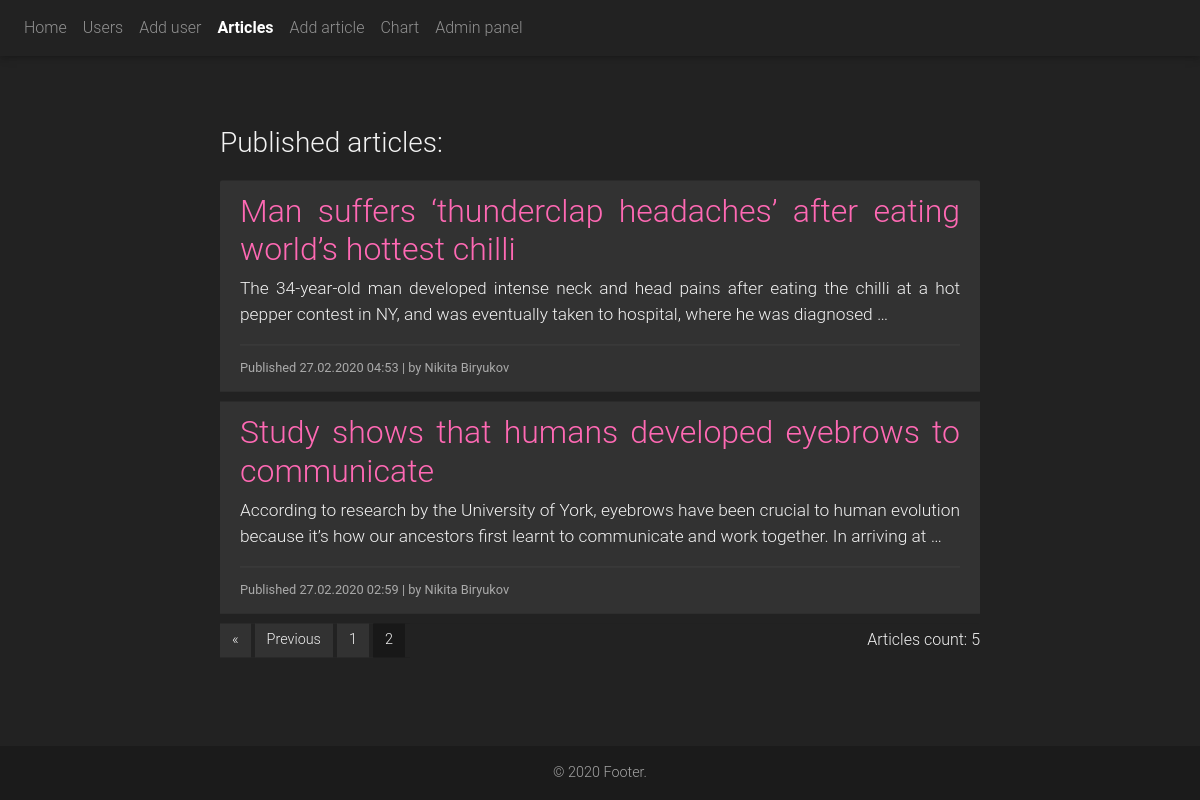
/articles/?page=2, run on the app's committed database.
### main/models.py (models this page shows, shortened)
class Article(models.Model):
    status = (
        ('draft', 'Draft'),
        ('published', 'Published'),
    )
    title = models.CharField(max_length=200, null=True)
    slug = models.SlugField(max_length=250, null=True, blank=True)
    author = models.CharField(max_length=200, null=False, default='Nikita Biryukov')
    body = models.TextField(default='Lorem ipsum dolor sit amet, consectetur adipisicing elit. A culpa et explicabo '
                                    'natus odit quod repellendus saepe. Ab autem corporis deleniti dolore ducimus '
                                    'expedita, impedit, labore recusandae rerum saepe veniam? Amet dicta '
                                    'distinctio earum esse est iure maiores neque nesciunt nulla omnis optio quaerat '
                                    'quis, rerum, sapiente, similique temporibus velit voluptate voluptatem. '
                                    'Consectetur consequuntur corporis natus nulla qui quos, ullam!')
    publish = models.DateTimeField(default=datetime.now())
    created = models.DateTimeField(auto_now_add=True)
    updated = models.DateTimeField(auto_now=True)
    status = models.CharField(max_length=10, choices=status, default='Draft')
    class Meta:
        ordering = ('-publish',)

### main/views.py (the view)
# urls.py: path('articles/', views.article_list, name='article_list'),
def article_list(request):
    articles_list = Article.objects.filter(status='published')
    paginator = Paginator(articles_list, 3)
    articles_count = paginator.count
    page = request.GET.get('page')
    try:
        articles = paginator.page(page)
    except PageNotAnInteger:
        articles = paginator.page(1)
    except EmptyPage:
        articles = paginator.page(paginator.num_pages)
    args = {
        'page': page,
        'articles': articles,
        'articles_count': articles_count
    }
    return render(request, 'html/articles/list.html', args)

### main/templates/html/articles/list.html (shortened to what this page needs)
{% extends 'html/base.html' %}
{% block nav %} {% include 'html/elements/nav.html' with is_articles=True %} {% endblock %}
{% block content %}
    <div class="list-articles">
        <h3>Published articles:</h3>
        <ul class="list-group list-group-flush">
            {% for article in articles %}
                <li class="list-group-item">
                    <h2>
                        <a href="/articles/{{ article.slug }}"> {{ article.title }} </a>
                    </h2>
                    <div class="article-text">
                        {{ article.body|truncatewords:30|linebreaks }}
                    </div>
                    <hr>
                    <small class="date">
                        Published {{ article.publish }} | by {{ article.author }}
                    </small>
                </li>
            {% endfor %}
        </ul>
        {% include 'html/elements/pagination.html' with page=articles %}
    </div>
{% endblock %}

### main/static/css/style.css (style rules this page uses)
* { color: #f3f3f3; margin: 0; padding: 0; box-sizing: border-box; }
body { background-color: #222222; position: relative; padding-bottom: 53px; min-height: 100vh; }
h3 { margin:0 auto 20px 0; }
a { color: hotpink; }
.list-articles { width: 760px; text-align: justify; position: absolute; top: 50%; transform: translateY(-50%); margin: 0 auto; right: 0; left: 0; }
.article-text, .article-text { font-size: 13pt; }
.date { color: #aaa; }
.list-group-item { background-color: #323232; border: 10px solid #222; }
hr { color: #454545; background-color: #454545; margin: 10px 0; }

### data on the page
Article: title "Man suffers ‘thunderclap headaches’ after eating world’s hottest chilli", body "The 34-year-old man developed intense neck and head pains after eating the chilli at a hot pepper contest in NY, and was eventually taken to hospital, where he was diagnosed …", publish "27.02.2020 04:53", author "Nikita Biryukov"
Article: title "Study shows that humans developed eyebrows to communicate", body "According to research by the University of York, eyebrows have been crucial to human evolution because it’s how our ancestors first learnt to communicate and work together. In arriving at …", publish "27.02.2020 02:59", author "Nikita Biryukov"

### other printed values
{{ num }} "1"
{{ num }} "2"
{{ articles_count }} "5"
